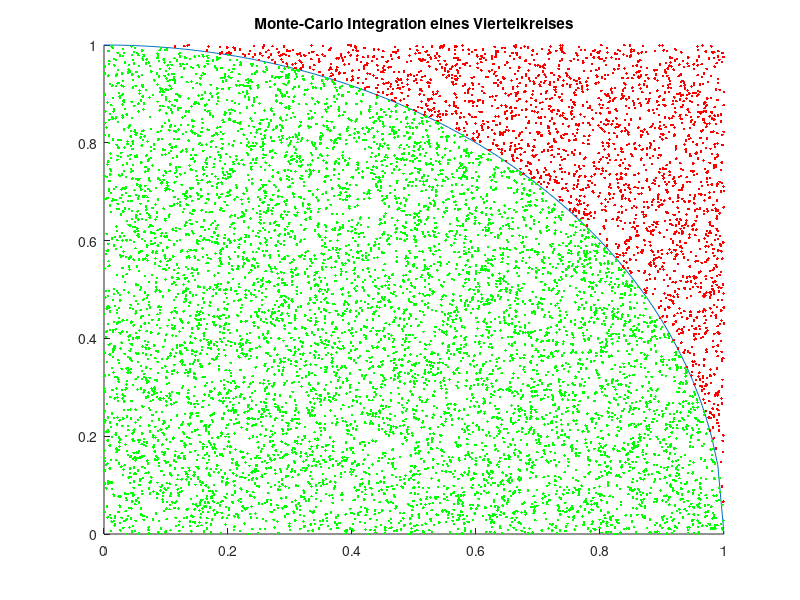
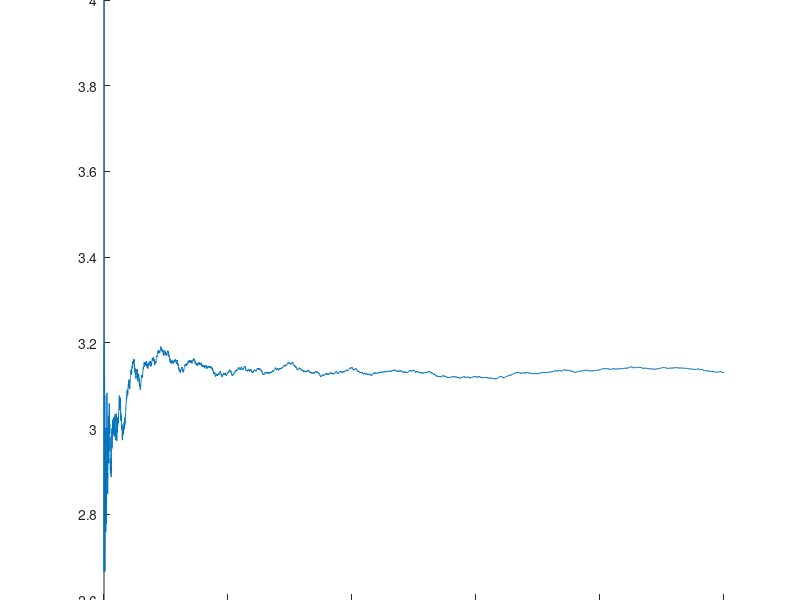

Reproduce these figures in MATLAB, in order. (Note: this script raises an error after producing the figures.)
clear

function y = funca(x)
    y = sqrt(1-x.^2);
end

function y = funcb(x)
    y = 1 + cos(exp(x.^2));
end

function [integral, above_val, under_val] = monte_inte(N, xmin, xmax, ymin, ymax, func)
    % Zufällige x- und y-Punkte gleichverteilt im Rechteck erzeugen
    x_val = xmin + (xmax-xmin) .* rand(N, 1);
    y_val = ymin + (ymax-ymin) .* rand(N, 1);
    
    % Zähler initialisieren und Ergebnisvektor anlegen
    above = 0;
    under = 0;
    integral = zeros(N, 1);
    A = abs(ymin-ymax) * abs(xmin-xmax);
    
    for i=1:N
        % i-ter Zufallspunkt auswählen
        x = x_val(i);
        y = y_val(i);
    
        % Punkt nach Lage relativ zu f(x) klassifizieren und speichern
        if y>func(x)
            above = above+1;
            above_val(above, 1) = x;
            above_val(above, 2) = y;
        else
            under = under+1;
            under_val(under, 1) = x;
            under_val(under, 2) = y;
        end
        
        % Monte-Carlo-Integral nach i Stichproben aktualisieren
        integral(i) = A * under/i;
    end
end
 
%---------a--------
xmin = 0;
xmax = 1;
ymin = 0;
ymax = 1;
N = 10000;
[res, above, under] = monte_inte(N, xmin, xmax, ymin, ymax, @funca);

figure(1); clf
hold on
xcords = linspace(xmin, xmax);
plot(xcords, funca(xcords));
plot(above(:, 1), above(:, 2), "r.");
plot(under(:, 1), under(:, 2), "g.");
title("Monte-Carlo Integration eines Viertelkreises")
hold off

figure(2); clf
xcords = 1:10000;
xcords = xcords';
hold on
plot(xcords, res.*4)
%A_kreis = pi*r^2 | Viertelkreis -> /4
end_val = 4 * res(end);
title("Annäherung an Pi mit dem Endwert von "+end_val);
yline(pi)
hold off

%----------b---------
xmin = 1;
xmax = 2;
ymin = 0;
ymax = 2.5;
N = 10000;
[res, above, under] = monte_inte(N, xmin, xmax, ymin, ymax, @funcb);
fprintf("Ergebnis der einmaligen Monte-Carlo Integration: %f", res(end));

figure(3); clf
xcords = 1:10000;
xcords = xcords';
hold on
plot(xcords, res)
title("Monte-Carlo Integration von y = 1 + cos(e^{x^2}) | 1<x<2");
yline(0.885306)
hold off
